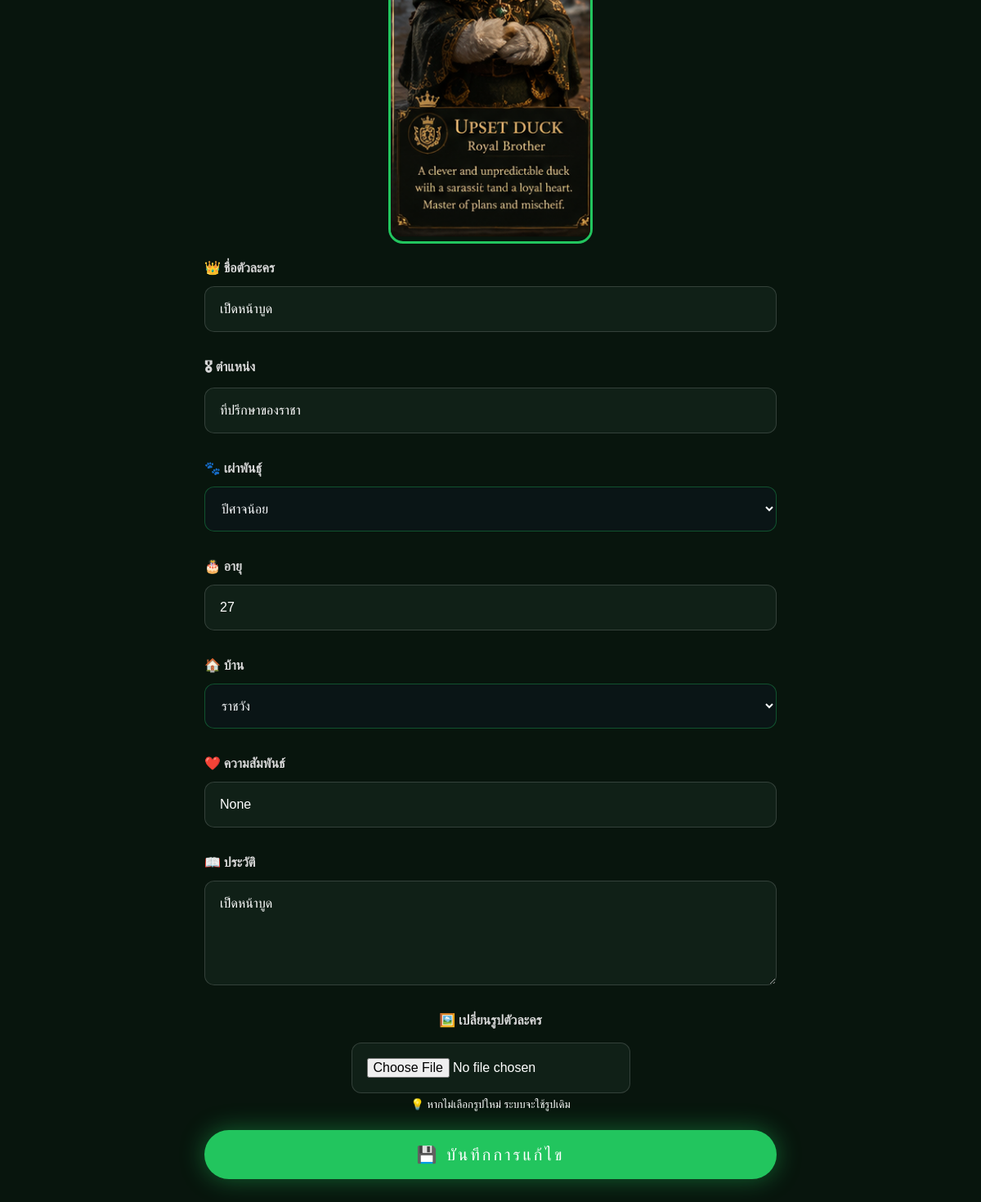
/edit-character/4 (lower part), run on an earlier commit of the app's database.
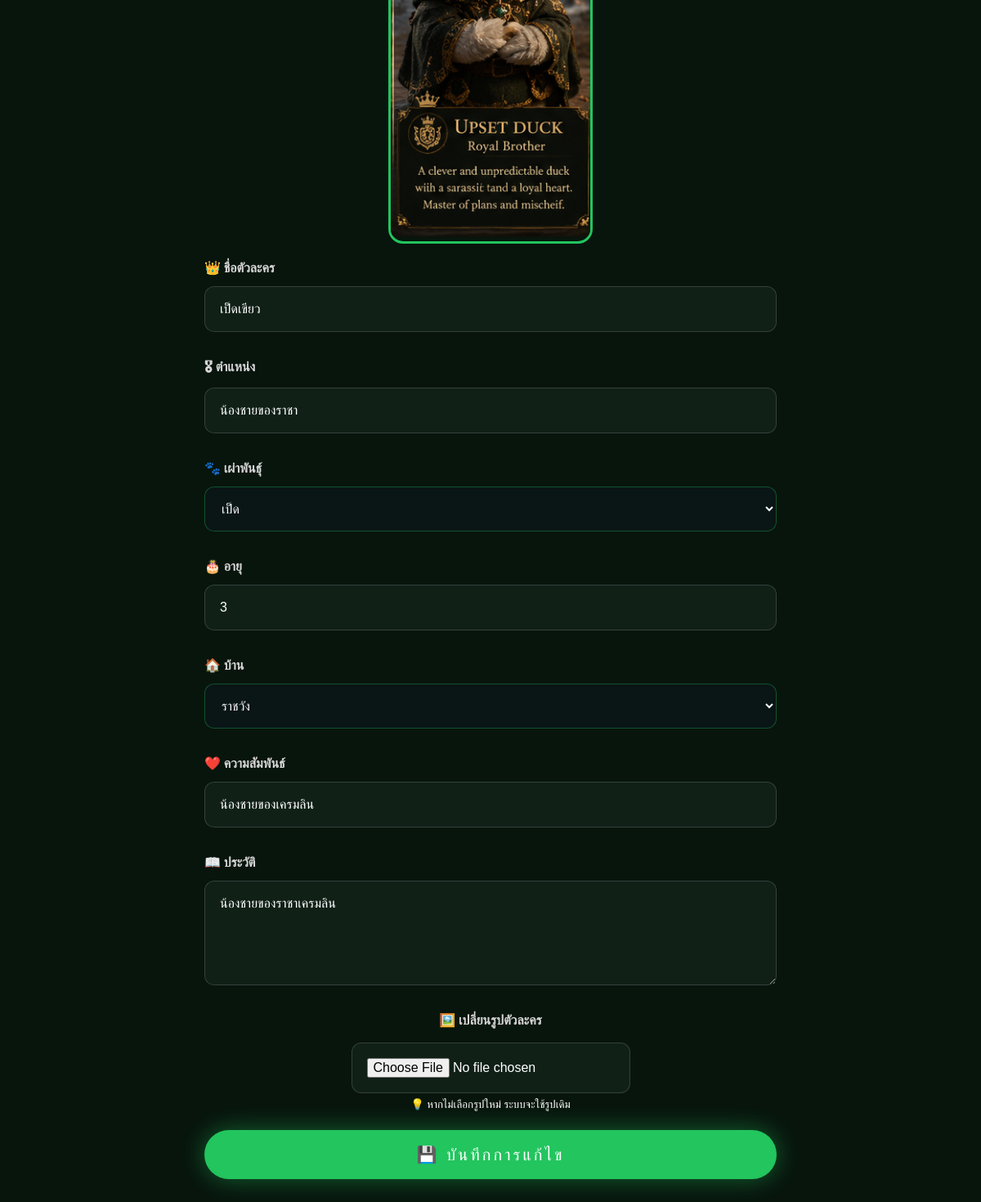
And on a later commit of the database.
### tables this page shows
CREATE TABLE characters (
    id INTEGER PRIMARY KEY AUTOINCREMENT,
    name TEXT NOT NULL,
    title TEXT,
    race TEXT,
    age INTEGER,
    description TEXT,
    image TEXT
, home TEXT, relationship TEXT);

### main.py (the view)
@app.get("/edit-character/{character_id}")
async def edit_character(request: Request, character_id: int):
    conn = get_connection()
    cursor = conn.cursor()
    cursor.execute(
        """
        SELECT *
        FROM characters
        WHERE id = ?
        """,
        (character_id,),
    )
    character = cursor.fetchone()
    conn.close()
    return templates.TemplateResponse(
        request=request,
        name="edit_character.html",
        context={
            "character": character,
            "race_options": RACE_OPTIONS,
            "home_options": HOME_OPTIONS,
        },
    )

### templates/edit_character.html (shortened to what this page needs)
{% extends "base.html" %}
{% block content %}
<section class="characters">
    <div class="current-image">
        <center><img src="{{ character['image'] }}" alt="{{ character['name'] }}" style="
            width: 250px;
            max-width: 100%;
            border-radius: 18px;
            border: 3px solid #22c55e;
        "></center>
    </div>
    <form action="/update-character/{{ character['id'] }}" method="post" enctype="multipart/form-data"
        class="admin-form">
        <label>👑 ชื่อตัวละคร</label>
        <input type="text" name="name" value="{{ character['name'] }}" required>
        <label>🎖 ตำแหน่ง</label>
        <input type="text" name="title" value="{{ character['title'] }}">
        <label>🐾 เผ่าพันธุ์</label>
        <select name="race" required>
            {% for race in race_options %}
            <option value="{{ race }}" {% if race==character["race"] %}selected{% endif %}>
                {{ race }}
            </option>
            {% endfor %}
        </select>
        <label>🎂 อายุ</label>
        <input type="number" name="age" value="{{ character['age'] }}">
        <label>🏠 บ้าน</label>
        <select name="home" required>
            {% for home in home_options %}
            <option value="{{ home }}" {% if home==character["home"] %}selected{% endif %}>
                {{ home }}
            </option>
            {% endfor %}
        </select>
        <label>❤️ ความสัมพันธ์</label>
        <input type="text" name="relationship" value="{{ character['relationship'] }}">
        <label>📖 ประวัติ</label>
        <textarea name="description" rows="5">{{ character["description"] }}</textarea>
        <center>
            <label for="image">
                🖼️ เปลี่ยนรูปตัวละคร
            </label>
            <br><input type="file" id="image" name="image" accept="image/*">
            <p>
                <small>
                    💡 หากไม่เลือกรูปใหม่ ระบบจะใช้รูปเดิม
                </small>
            </p>
        </center>
        <button type="submit">
            💾 บันทึกการแก้ไข
        </button>
    </form>
</section>
{% endblock %}

What changed in the data, as far as the page shows it:
changed characters: name "เป็ดหน้าบูด" → "เป็ดเขียว"; title "ที่ปรึกษาของราชา" → "น้องชายของราชา"; race (not shown) → "เป็ด"; age "27" → "3"; home (not shown) → "ราชวัง"; relationship (not shown) → "น้องชายของเครมลิน"; description "เป็ดหน้าบูด" → "น้องชายของราชาเครมลิน"
Also different on the page:
form field race: "ปีศาจน้อย" → (not shown)
form field home: "ราชวัง" → (not shown)
form field relationship: "None" → (not shown)
